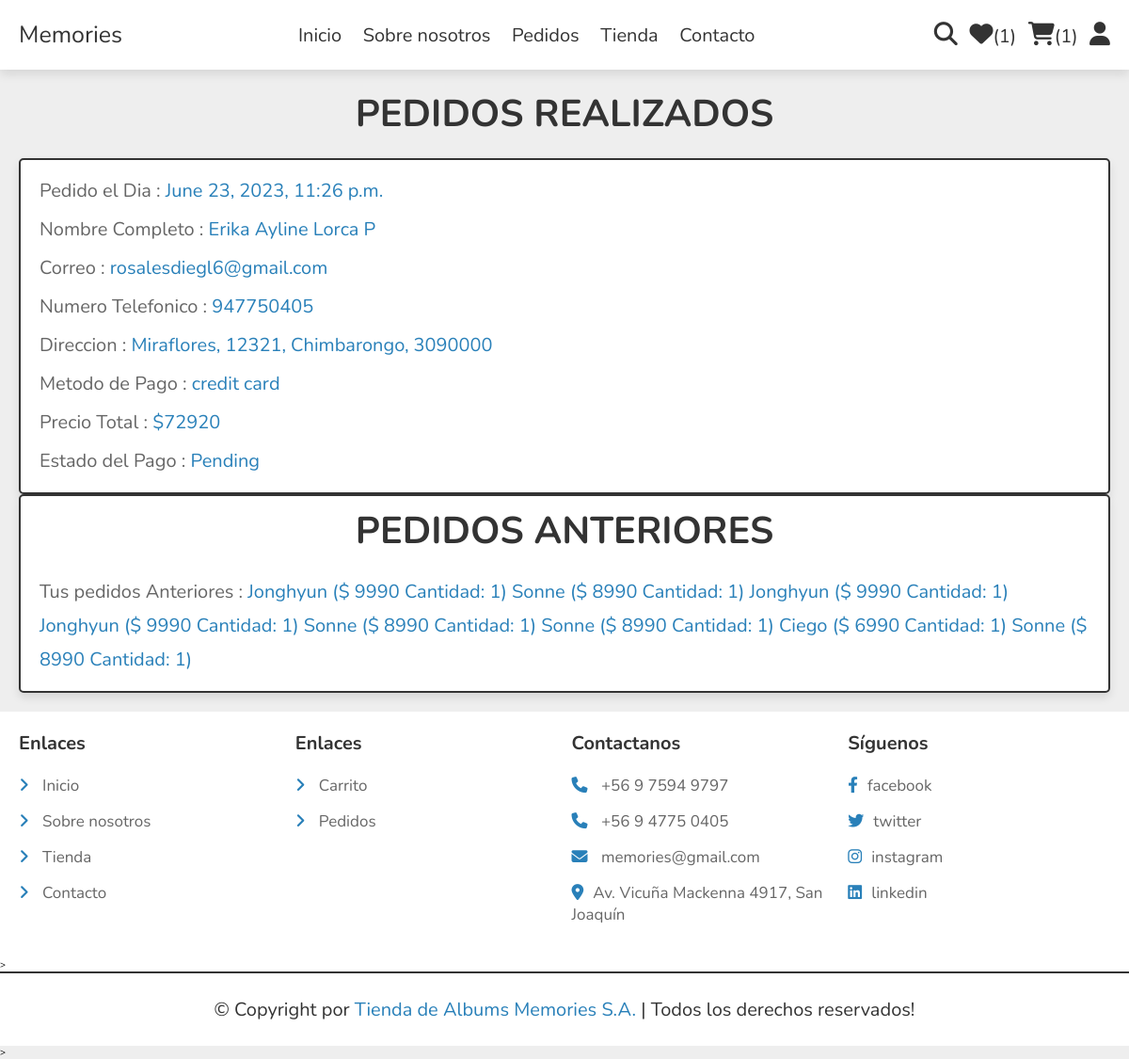
The app's page /detalle_orden/ (signed in), older data.
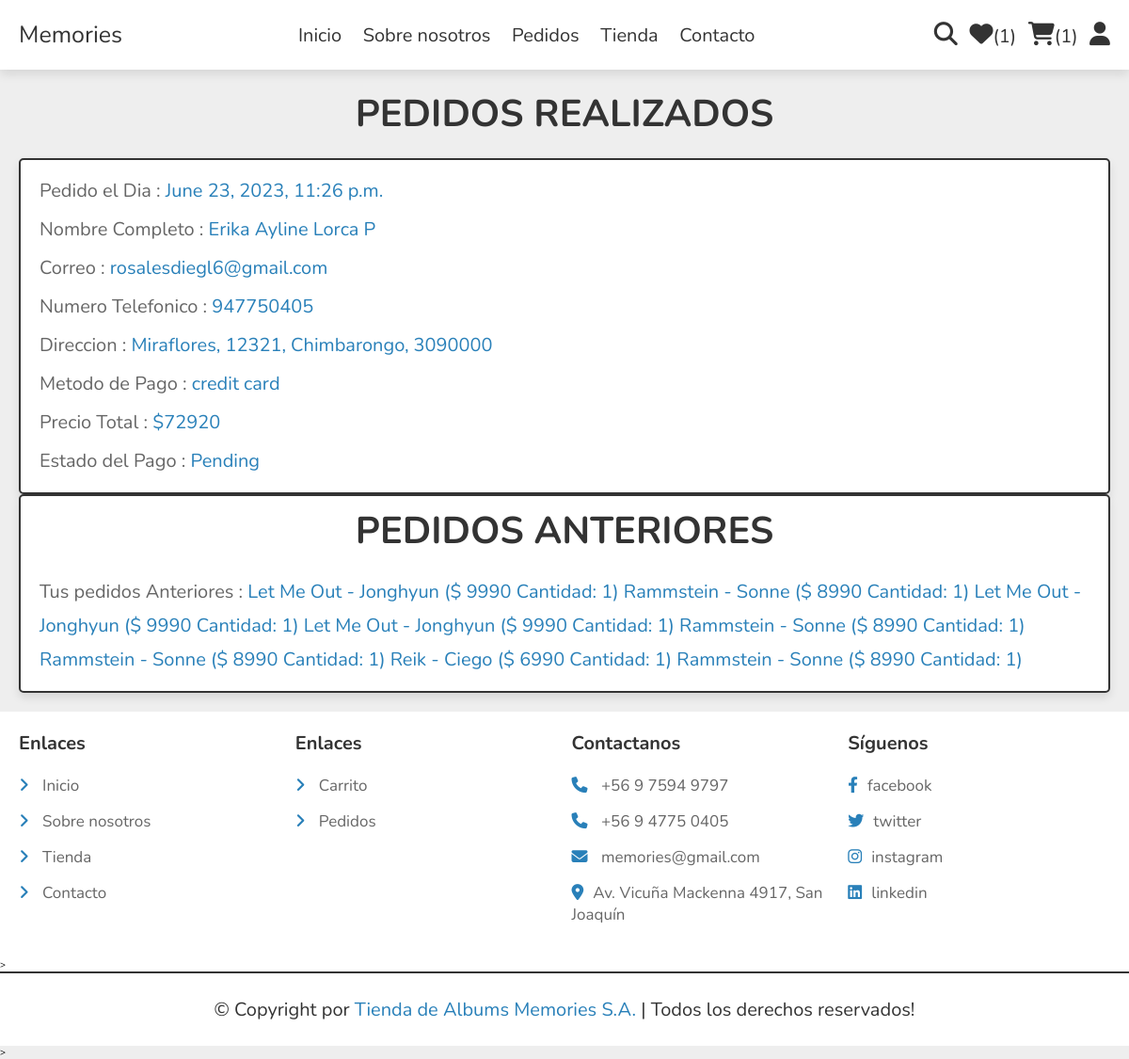
The same page, newer data.
### store/models.py (models this page shows, shortened)
class Order(models.Model):
    customer = models.ForeignKey(User, on_delete=models.CASCADE,null=True,blank=False)
    order_date = models.DateTimeField(auto_now_add=True)
    order_status = models.CharField(max_length=50,default='Pagado')
    payment_mode = models.CharField(max_length=50)
    product_id = models.ForeignKey(Products, on_delete=models.CASCADE,null=True,blank=False)
    quantity = models.PositiveIntegerField(default=0,null=False,blank=False)

class Products(models.Model):
    category = models.ForeignKey(ProductCategory, on_delete=models.CASCADE,null=True,blank=False)
    name = models.CharField(max_length=50,blank=False,null=False)
    price = models.PositiveIntegerField(blank=False,null=False)
    details = models.TextField(blank=True)
    image_01 = models.ImageField()

### store/views.py (the view)
# urls.py: path('detalle_orden/',Ordenes,name='detalle_orden'),
@login_required
def Ordenes(request):
    cart_count=Cart.objects.filter(customer=request.user).count()
    item_count=WishList.objects.filter(customer=request.user).count()
    orders=Order.objects.filter(customer=request.user)
    if ShippingAddress.objects.filter(customer=request.user).exists():
        order=orders[0]
        addresses=ShippingAddress.objects.filter(customer=request.user)
        address=addresses[len(addresses)-1]
        shipped_address=", ".join(
                                [str(address.address_line1),
                                address.address_line2,
                                address.city,
                                str(address.pincode),
                                ]
                                )
        total_price=sum([item.product_id.price * item.quantity  for item in orders])
        context={'order':order,'address':address,'shipped_address':shipped_address,'orders':orders,'total_price':total_price,'cart_count':cart_count,'item_count':item_count}
    else:
        context={'order':0,'cart_count':cart_count,'item_count':item_count}
    return render(request,'store/pedidos.html',context)

### store/templates/store/pedidos.html (shortened to what this page needs)
   {% extends 'store/main.html' %}
   {% load static %}
{% block content %}
<section class="orders">
      {% if order %}
      <h1 class="heading">Pedidos realizados</h1>
        <div class="box-container">
            <div class="box">
                <p>Pedido el Dia : <span>{{order.order_date}}</span></p>
                <p>Nombre Completo : <span>{{address.name}}</span></p>
                <p>Correo : <span>{{address.email}}</span></p>
                <p>Numero Telefonico : <span>{{address.mobile_no}}</span></p>
                <p>Direccion : <span>{{shipped_address}}</span></p>
                <p>Metodo de Pago : <span>{{order.payment_mode}}</span></p>
               <p>Precio Total : <span>${{total_price}}</span></p>
               <p> Estado del Pago : <span>{{order.order_status}} </span> </p>
            </div>
         </div>
         <div class="box-container">
            <div class="box">
         <h2 class="heading">Pedidos anteriores</h1>
            <p>Tus pedidos Anteriores : <span>
               {% for order in orders %}
               {{order.product_id.name}}
               ($ {{order.product_id.price}} Cantidad: {{order.quantity}})
               {% endfor %}
            </span></p>
         </div>
      </div>
         {% else %}
            <div class="cart-total">
               <p>No tienes pedidos pendientes!</p>
            </div>
      {% endif %}
      </section>
{% endblock content %}

Row changes from the older to the newer data that the page shows:
changed through a linked row, Order "June 23, 2023, 11:26 p.m.": product_id.name "Jonghyun" → "Let Me Out - Jonghyun"
changed through a linked row, Order (number 2 of 8 on the later page): product_id.name "Sonne" → "Rammstein - Sonne"
changed through a linked row, Order (number 3 of 8 on the later page): product_id.name "Jonghyun" → "Let Me Out - Jonghyun"
changed through a linked row, Order (number 4 of 8 on the later page): product_id.name "Jonghyun" → "Let Me Out - Jonghyun"
changed through a linked row, Order (number 5 of 8 on the later page): product_id.name "Sonne" → "Rammstein - Sonne"
changed through a linked row, Order (number 6 of 8 on the later page): product_id.name "Sonne" → "Rammstein - Sonne"
changed through a linked row, Order: product_id.name "Ciego" → "Reik - Ciego"
changed through a linked row, Order (number 8 of 8 on the later page): product_id.name "Sonne" → "Rammstein - Sonne"
